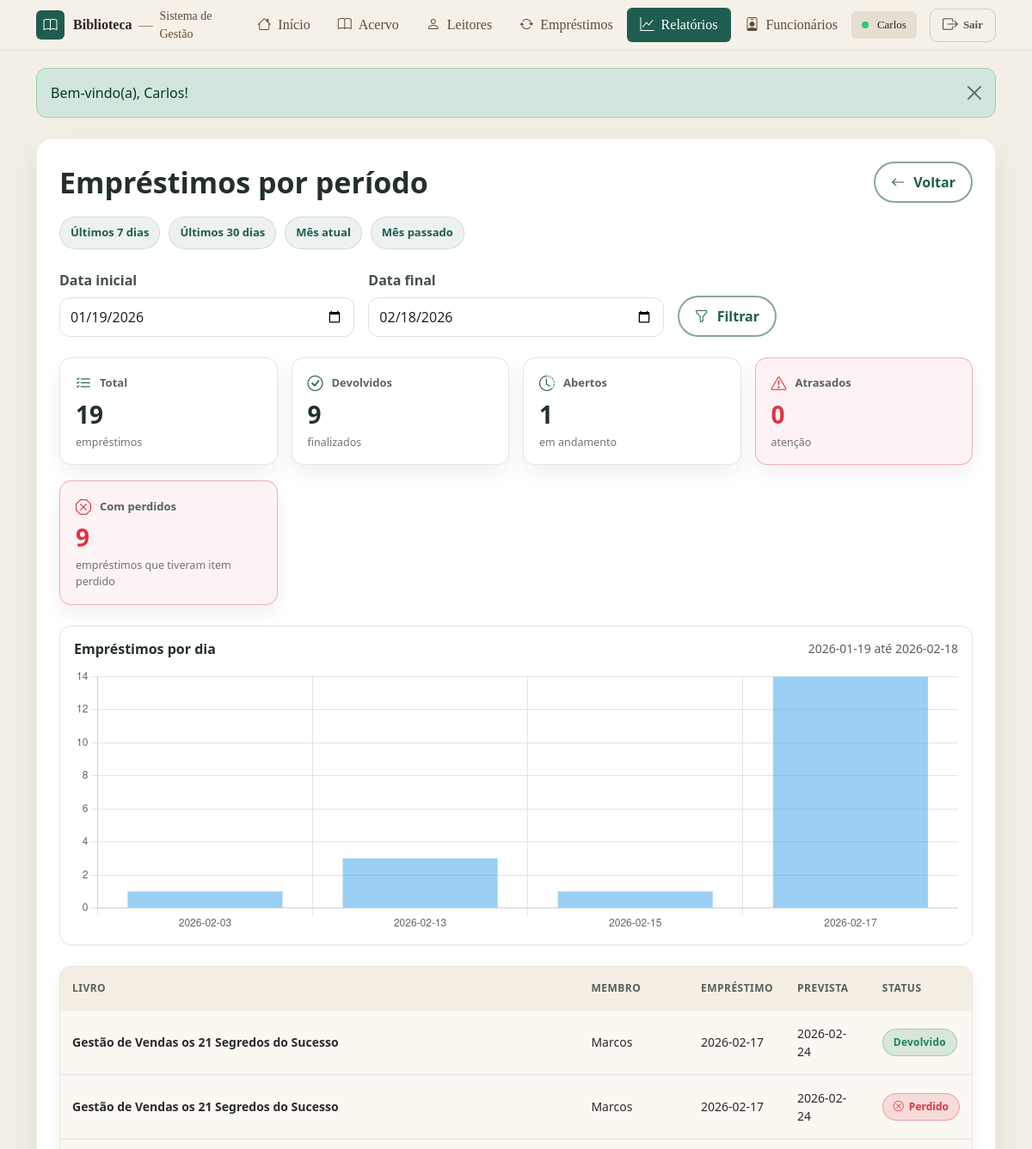
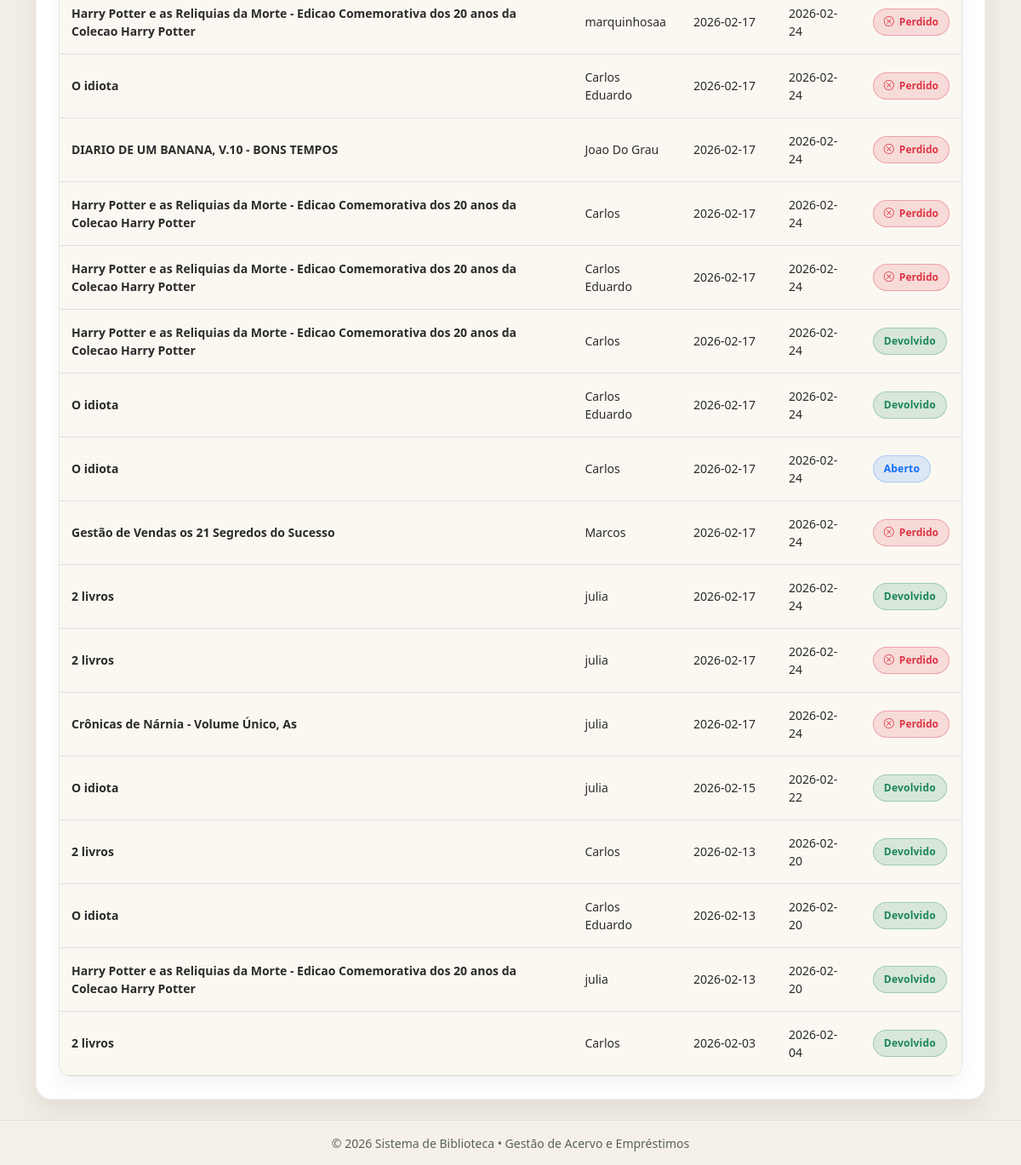
Page /relatorios/emprestimos_periodo.php (signed in) on the committed database (2 pictures, top to bottom).
### tables this page shows
CREATE TABLE `emprestimos` (
  `id` int(11) NOT NULL,
  `id_usuario` int(11) NOT NULL,
  `data_emprestimo` date DEFAULT curdate(),
  `data_prevista` date DEFAULT NULL,
  `cancelado` tinyint(1) NOT NULL DEFAULT 0,
  `cancelado_em` datetime DEFAULT NULL,
  `cancelado_motivo` varchar(255) DEFAULT NULL
);

CREATE TABLE `usuarios` (
  `id` int(11) NOT NULL,
  `nome` varchar(100) NOT NULL,
  `email` varchar(255) DEFAULT NULL,
  `telefone` varchar(20) DEFAULT NULL,
  `criado_em` timestamp NOT NULL DEFAULT current_timestamp(),
  `perfil` enum('admin','leitor') NOT NULL,
  `cpf` varchar(14) NOT NULL,
  `ativo` tinyint(1) NOT NULL DEFAULT 1
);

### relatorios/emprestimos_periodo.php (the view, shortened to what this page needs)
<?php
include("../conexao.php");
include("../includes/header.php");
$hoje = date('Y-m-d');
$inicio = $_GET['inicio'] ?? date('Y-m-d', strtotime('-30 days'));
$fim    = $_GET['fim'] ?? $hoje;
function h($s){ return htmlspecialchars($s ?? ''); }
$stmt = mysqli_prepare($conn, "
  SELECT
    COUNT(*) AS total,
    SUM(CASE WHEN t.abertos = 0 AND t.perdidos = 0 THEN 1 ELSE 0 END) AS devolvidos,
    SUM(CASE WHEN t.abertos > 0 THEN 1 ELSE 0 END) AS abertos,
    SUM(CASE WHEN t.abertos > 0 AND t.data_prevista IS NOT NULL AND t.data_prevista < CURDATE() THEN 1 ELSE 0 END) AS atrasados,
    SUM(CASE WHEN t.perdidos > 0 THEN 1 ELSE 0 END) AS com_perdidos
  FROM (
    SELECT
      e.id,
      e.data_prevista,
      SUM(CASE WHEN ei.devolvido = 0 AND ei.perdido = 0 THEN 1 ELSE 0 END) AS abertos,
      SUM(CASE WHEN ei.perdido = 1 THEN 1 ELSE 0 END) AS perdidos
    FROM emprestimos e
    JOIN emprestimo_itens ei ON ei.emprestimo_id = e.id
    WHERE e.cancelado = 0
      AND e.data_emprestimo BETWEEN ? AND ?
    GROUP BY e.id
  ) t
");
mysqli_stmt_bind_param($stmt, "ss", $inicio, $fim);
mysqli_stmt_execute($stmt);
$kpi = mysqli_fetch_assoc(mysqli_stmt_get_result($stmt)) ?: ['total'=>0,'devolvidos'=>0,'abertos'=>0,'atrasados'=>0,'com_perdidos'=>0];
$stmt = mysqli_prepare($conn, "
  SELECT e.data_emprestimo AS dia, COUNT(*) AS qtd
  FROM emprestimos e
  WHERE e.cancelado = 0
    AND e.data_emprestimo BETWEEN ? AND ?
  GROUP BY e.data_emprestimo
  ORDER BY e.data_emprestimo ASC
");
mysqli_stmt_bind_param($stmt, "ss", $inicio, $fim);
mysqli_stmt_execute($stmt);
$resGraf = mysqli_stmt_get_result($stmt);
$labels = [];
$values = [];
while ($row = mysqli_fetch_assoc($resGraf)) {
  $labels[] = $row['dia'];
  $values[] = (int)$row['qtd'];
}
$stmt = mysqli_prepare($conn, "
  SELECT
    e.id,
    u.nome AS usuario,
    e.data_emprestimo,
    e.data_prevista,
    COUNT(ei.id) AS qtd_itens,
    SUM(CASE WHEN ei.devolvido = 0 AND ei.perdido = 0 THEN 1 ELSE 0 END) AS abertos,
    SUM(CASE WHEN ei.perdido = 1 THEN 1 ELSE 0 END) AS perdidos,
    GROUP_CONCAT(DISTINCT l.titulo ORDER BY l.titulo SEPARATOR ' | ') AS livros_titulos
  FROM emprestimos e
  JOIN usuarios u ON u.id = e.id_usuario
  JOIN emprestimo_itens ei ON ei.emprestimo_id = e.id
  JOIN livros l ON l.id = ei.id_livro
  WHERE e.cancelado = 0
    AND e.data_emprestimo BETWEEN ? AND ?
  GROUP BY e.id
  ORDER BY e.data_emprestimo DESC
");
mysqli_stmt_bind_param($stmt, "ss", $inicio, $fim);
mysqli_stmt_execute($stmt);
$lista = mysqli_stmt_get_result($stmt);
$inicio7 = date('Y-m-d', strtotime('-7 days'));
$inicio30 = date('Y-m-d', strtotime('-30 days'));
$mesAtualIni = date('Y-m-01');
$mesAtualFim = $hoje;
$mesPassadoIni = date('Y-m-01', strtotime('first day of last month'));
$mesPassadoFim = date('Y-m-t', strtotime('last day of last month'));
?>
<div class="container my-4">
  <div class="page-card">
    <div class="page-card__head">
      <h2 class="page-card__title m-0">Empréstimos por período</h2>
      <a class="btn btn-pill" href="index.php"><i class="bi bi-arrow-left"></i> Voltar</a>
    </div>
    <div class="report-shortcuts">
      <a class="chip" href="?inicio=<?= $inicio7 ?>&fim=<?= $hoje ?>">Últimos 7 dias</a>
      <a class="chip" href="?inicio=<?= $inicio30 ?>&fim=<?= $hoje ?>">Últimos 30 dias</a>
      <a class="chip" href="?inicio=<?= $mesAtualIni ?>&fim=<?= $mesAtualFim ?>">Mês atual</a>
      <a class="chip" href="?inicio=<?= $mesPassadoIni ?>&fim=<?= $mesPassadoFim ?>">Mês passado</a>
    </div>
    <form class="row g-3 mt-1">
      <div class="col-md-4">
        <label class="form-label">Data inicial</label>
        <input type="date" name="inicio" class="form-control" value="<?= h($inicio) ?>" required>
      </div>
      <div class="col-md-4">
        <label class="form-label">Data final</label>
        <input type="date" name="fim" class="form-control" value="<?= h($fim) ?>" required>
      </div>
      <div class="col-md-4 align-self-end">
        <button class="btn btn-pill" type="submit"><i class="bi bi-funnel"></i> Filtrar</button>
      </div>
    </form>
    <div class="report-kpis mt-4">
      <div class="report-card">
        <div class="report-card__top"><i class="bi bi-list-check"></i><span>Total</span></div>
        <div class="report-card__num"><?= (int)$kpi['total'] ?></div>
        <div class="report-card__foot">empréstimos</div>
      </div>
      <div class="report-card">
        <div class="report-card__top"><i class="bi bi-check-circle"></i><span>Devolvidos</span></div>
        <div class="report-card__num"><?= (int)$kpi['devolvidos'] ?></div>
        <div class="report-card__foot">finalizados</div>
      </div>
      <div class="report-card">
        <div class="report-card__top"><i class="bi bi-clock-history"></i><span>Abertos</span></div>
        <div class="report-card__num"><?= (int)$kpi['abertos'] ?></div>
        <div class="report-card__foot">em andamento</div>
      </div>
      <div class="report-card report-card--danger">
        <div class="report-card__top"><i class="bi bi-exclamation-triangle"></i><span>Atrasados</span></div>
        <div class="report-card__num"><?= (int)$kpi['atrasados'] ?></div>
        <div class="report-card__foot">atenção</div>
      </div>
    </div>
    <div class="report-kpis mt-3">
      <div class="report-card report-card--danger">
        <div class="report-card__top"><i class="bi bi-x-octagon"></i><span>Com perdidos</span></div>
        <div class="report-card__num"><?= (int)$kpi['com_perdidos'] ?></div>
        <div class="report-card__foot">empréstimos que tiveram item perdido</div>
      </div>
    </div>
    <div class="report-chart mt-4">
      <div class="report-chart__head">
        <strong>Empréstimos por dia</strong>
        <span class="text-muted small"><?= h($inicio) ?> até <?= h($fim) ?></span>
      </div>
      <canvas id="chartEmprestimos" height="90"></canvas>
    </div>
    <div class="mt-4 table-base-wrap">
      <div class="table-responsive">
        <table class="table table-base align-middle mb-0">
          <thead>
            <tr>
              <th>Livro</th>
              <th>Membro</th>
              <th>Empréstimo</th>
              <th>Prevista</th>
              <th>Status</th>
            </tr>
          </thead>
          <tbody>
            <?php
              $hoje2 = date('Y-m-d');
              while ($r = mysqli_fetch_assoc($lista)) {
                $abertos = (int)$r['abertos'];
                $perdidos = (int)$r['perdidos'];
                $qtd = (int)$r['qtd_itens'];
                $prev = $r['data_prevista'] ?? null;
                $devolvido = ($abertos === 0 && $perdidos === 0);
                $atrasado = (!$devolvido && $abertos > 0 && !empty($prev) && $prev < $hoje2);
                $temPerdido = ($perdidos > 0);
                $livroTxt = ($qtd > 1) ? ($qtd . " livros") : ($r['livros_titulos'] ?? '—');
            ?>
              <tr>
                <td class="fw-semibold"><?= h($livroTxt) ?></td>
                <td><?= h($r['usuario']) ?></td>
                <td><?= h($r['data_emprestimo']) ?></td>
                <td><?= h($r['data_prevista'] ?? '-') ?></td>
                <td>
                  <?php if ($temPerdido) { ?>
                    <span class="badge-soft-no"><i class="bi bi-x-circle"></i> Perdido</span>
                  <?php } elseif ($devolvido) { ?>
                    <span class="badge-status badge-done">Devolvido</span>
                  <?php } elseif ($atrasado) { ?>
                    <span class="badge-status badge-late">Atrasado</span>
                  <?php } else { ?>
                    <span class="badge-status badge-open">Aberto</span>
                  <?php } ?>
                </td>
              </tr>
            <?php } ?>
          </tbody>
        </table>
      </div>
    </div>
  </div>
</div>
<script>
  const labels = <?= json_encode($labels) ?>;
  const values = <?= json_encode($values) ?>;
  new Chart(document.getElementById('chartEmprestimos'), {
    type: 'bar',
    data: { labels, datasets: [{ label: 'Empréstimos', data: values }] },
    options: { responsive: true, plugins: { legend: { display: false } }, scales: { y: { beginAtZero: true } } }
  });
</script>
<?php include("../includes/footer.php"); ?>

### assets/css/base.css (style rules this page uses)
:root { --green: #1f5d50; --green-2: #17463d; --beige: #f3efe6; --gold: #c58a2a; --text: #22302c; --muted: #6c7a74; --shadow: 0 16px 34px rgba(0,0,0,.10); }
* { box-sizing: border-box; }
body.app-body { background: var(--beige); color: var(--text); min-height: 100vh; display: flex; flex-direction: column; }

### assets/css/header.css (style rules this page uses)
:root { --green: #1f5d50; --gold: #d4af37; --muted: #6c757d; }

### assets/css/layout.css (style rules this page uses)
.page-card { background: #fff; border: 1px solid rgba(0,0,0,.06); border-radius: 18px; box-shadow: 0 14px 34px rgba(0,0,0,.08); padding: 26px; }
.page-card__head { display:flex; justify-content:space-between; align-items:center; gap: 16px; margin-bottom: 16px; flex-wrap: wrap; }
.page-card__title { margin: 0; font-size: 34px; font-weight: 800; color: var(--text); }

### assets/css/components.css (style rules this page uses)
.btn-pill { display: inline-flex; align-items: center; gap: 10px; padding: 10px 18px; border-radius: 999px; background: #fff; color: var(--green); border: 2px solid #1f5d508c; font-weight: 800; text-decoration: none; }
.badge-status { display:inline-flex; align-items:center; gap: 6px; padding: 6px 12px; border-radius: 999px; font-size: 12px; font-weight: 800; letter-spacing: .2px; }
.badge-open { background: rgba(13,110,253,.12); border: 1px solid rgba(13,110,253,.25); color: #0d6efd; }
.badge-done { background: rgba(25,135,84,.15); border: 1px solid rgba(25,135,84,.3); color: #198754; }
.badge-soft-no { background: rgba(220,53,69,.15) !important; border: 1px solid rgba(220,53,69,.35) !important; color: #dc3545 !important; font-weight: 800; border-radius: 999px; padding: 6px 12px; font-size: 12px; display: inline-flex; align-items: center; gap: 6px; }

### assets/css/tables.css (style rules this page uses)
.table-base-wrap { background: #fbf8f2; border: 1px solid rgba(0,0,0,.08); border-radius: 14px; overflow: hidden; box-shadow: 0 10px 22px rgba(0,0,0,.05); }
.table.table-base thead th { background: #f4eee4 !important; color: rgba(34,48,44,.75) !important; font-weight: 800; font-size: 12px; letter-spacing: .04em; text-transform: uppercase; padding: 16px 14px; border-bottom: 1px solid rgba(0,0,0,.06) !important; white-space: nowrap; }
.table.table-base tbody td { padding: 16px 14px; font-size: 14px; color: #2b2b2b; border-top: 1px solid rgba(0,0,0,.06) !important; vertical-align: middle; background: #fbf8f2 !important; }

### assets/css/forms.css (style rules this page uses)
.form-control, .form-select { border-radius: 12px; padding: 10px 12px; }
.form-label { font-weight: 700; color: rgba(34,48,44,.85); }

### assets/css/reports.css (style rules this page uses)
.report-kpis { display:grid; grid-template-columns: repeat(4, 1fr); gap: 16px; margin-bottom: 18px; }
.report-card { background: rgba(255,255,255,.55); border: 1px solid rgba(0,0,0,.10); border-radius: 14px; padding: 16px 18px; box-shadow: 0 10px 22px rgba(0,0,0,.06); }
.report-card__top { display:flex; align-items:center; gap: 10px; color: rgba(34,48,44,.75); font-weight: 700; font-size: 13px; }
.report-card__top i { color: var(--green); font-size: 18px; }
.report-card__num { font-weight: 900; font-size: 28px; margin-top: 8px; color: var(--text); line-height: 1; }
.report-card__foot { margin-top: 10px; font-size: 12.5px; color: rgba(34,48,44,.65); }
.report-card--danger { border-color: rgba(220,53,69,.35); background: rgba(220,53,69,.06); }
.report-card--danger .report-card__top i, .report-card--danger .report-card__num { color: #dc3545; }
.report-shortcuts { display:flex; flex-wrap: wrap; gap: 10px; margin-bottom: 8px; }
.chip { display:inline-flex; align-items:center; padding: 8px 12px; border-radius: 999px; background: rgba(31,93,80,.08); border: 1px solid rgba(31,93,80,.15); color: var(--green); text-decoration: none; font-weight: 700; font-size: 13px; }
.report-chart { background: rgba(255,255,255,.55); border: 1px solid rgba(0,0,0,.10); border-radius: 14px; padding: 14px 16px; }
.report-chart__head { display:flex; align-items:center; justify-content:space-between; margin-bottom: 10px; }

### rows in the picture
emprestimos: livroTxt "Gestão de Vendas os 21 Segredos do Sucesso", id_usuario.nome "Marcos", data_emprestimo "2026-02-17", data_prevista "2026-02-24", shows "Devolvido"
emprestimos: livroTxt "Gestão de Vendas os 21 Segredos do Sucesso", id_usuario.nome "Marcos", data_emprestimo "2026-02-17", data_prevista "2026-02-24", shows "Perdido"
emprestimos: livroTxt "Harry Potter e as Reliquias da Morte - Edicao Comemorativa dos 20 anos da Colecao Harry Potter", id_usuario.nome "marquinhosaa", data_emprestimo "2026-02-17", data_prevista "2026-02-24", shows "Perdido"
emprestimos: livroTxt "O idiota", id_usuario.nome "Carlos Eduardo", data_emprestimo "2026-02-17", data_prevista "2026-02-24", shows "Perdido"
emprestimos: livroTxt "DIARIO DE UM BANANA, V.10 - BONS TEMPOS", id_usuario.nome "Joao Do Grau", data_emprestimo "2026-02-17", data_prevista "2026-02-24", shows "Perdido"
emprestimos: livroTxt "Harry Potter e as Reliquias da Morte - Edicao Comemorativa dos 20 anos da Colecao Harry Potter", id_usuario.nome "Carlos", data_emprestimo "2026-02-17", data_prevista "2026-02-24", shows "Perdido"
emprestimos: livroTxt "Harry Potter e as Reliquias da Morte - Edicao Comemorativa dos 20 anos da Colecao Harry Potter", id_usuario.nome "Carlos Eduardo", data_emprestimo "2026-02-17", data_prevista "2026-02-24", shows "Perdido"
emprestimos: livroTxt "Harry Potter e as Reliquias da Morte - Edicao Comemorativa dos 20 anos da Colecao Harry Potter", id_usuario.nome "Carlos", data_emprestimo "2026-02-17", data_prevista "2026-02-24", shows "Devolvido"
emprestimos: livroTxt "O idiota", id_usuario.nome "Carlos Eduardo", data_emprestimo "2026-02-17", data_prevista "2026-02-24", shows "Devolvido"
emprestimos: livroTxt "O idiota", id_usuario.nome "Carlos", data_emprestimo "2026-02-17", data_prevista "2026-02-24", shows "Aberto"
emprestimos: livroTxt "Gestão de Vendas os 21 Segredos do Sucesso", id_usuario.nome "Marcos", data_emprestimo "2026-02-17", data_prevista "2026-02-24", shows "Perdido"
emprestimos: livroTxt "2 livros", id_usuario.nome "julia", data_emprestimo "2026-02-17", data_prevista "2026-02-24", shows "Devolvido"
emprestimos: livroTxt "2 livros", id_usuario.nome "julia", data_emprestimo "2026-02-17", data_prevista "2026-02-24", shows "Perdido"
emprestimos: livroTxt "Crônicas de Nárnia - Volume Único, As", id_usuario.nome "julia", data_emprestimo "2026-02-17", data_prevista "2026-02-24", shows "Perdido"
emprestimos: livroTxt "O idiota", id_usuario.nome "julia", data_emprestimo "2026-02-15", data_prevista "2026-02-22", shows "Devolvido"
emprestimos: livroTxt "2 livros", id_usuario.nome "Carlos", data_emprestimo "2026-02-13", data_prevista "2026-02-20", shows "Devolvido"
emprestimos: livroTxt "O idiota", id_usuario.nome "Carlos Eduardo", data_emprestimo "2026-02-13", data_prevista "2026-02-20", shows "Devolvido"
emprestimos: livroTxt "Harry Potter e as Reliquias da Morte - Edicao Comemorativa dos 20 anos da Colecao Harry Potter", id_usuario.nome "julia", data_emprestimo "2026-02-13", data_prevista "2026-02-20", shows "Devolvido"
emprestimos: livroTxt "2 livros", id_usuario.nome "Carlos", data_emprestimo "2026-02-03", data_prevista "2026-02-04", shows "Devolvido"

### other values in the picture
$_SESSION['auth']['nome'] "Carlos"
$msg "Bem-vindo(a), Carlos!"
$kpi['total'] "19"
$kpi['devolvidos'] "9"
$kpi['abertos'] "1"
$kpi['atrasados'] "0"
$kpi['com_perdidos'] "9"
chart data {{ json_encode($labels) }} ["2026-02-03","2026-02-13","2026-02-15","2026-02-17"]
chart data {{ json_encode($values) }} [1,3,1,14]
